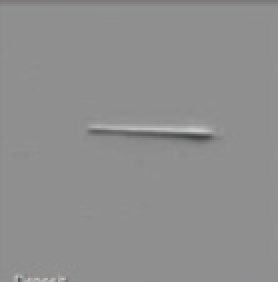
#> input picture practice-2/images/flaw1.png, 139 x 141 px (shown 2 times larger)
$ python flaw_detect-final.py   (older library calls are emulated)
#> lines starting #> are read from the running program, lines starting #| are printed output that depends on the picture; after the words box and inside, x2 and y2 are one past the last pixel; in counts of white or black regions, pixels touching at a corner belong together
import sys
import numpy as np
import cv2 as cv
import time
from copy import deepcopy

# 腐蚀操作可以应用于消除噪声、分割一些独立的图像元素；而膨胀操作可以连接相邻的元素
# 膨胀的目的简单来讲可以理解为以输入的结构体为模板，对原图像中的非零部分的边缘进行扩展(例如填补空洞，形成联通区域)。
# 腐蚀则相反，对非零部分进行收缩(例如去掉小面积噪声)
# 腐蚀是消除物体的所有边界点的一个过程 膨胀是将与某物体接触的所有背景点合并到该物体中
# 膨胀与腐蚀能实现多种多样的功能，主要如下：

# 消除噪声
# 分割(isolate)出独立的图像元素，在图像中连接(join)相邻的元素。
# 寻找图像中的明显的极大值区域或极小值区域
# 求出图像的梯度

# 闭运算
# 在数学形态学中，闭运算被定义为先膨胀后腐蚀。
# 闭运算作用：经常被用来填充前景物体中的小洞，或者前景物体上的小黑点。

# 开运算
# 在数学形态学中，开运算被定义为先腐蚀后膨胀。
# 开运算作用：它被用来去除噪声

# 形态学梯度
# 其实就是一幅图像膨胀与腐蚀的之差。
# 形态学梯度作用：提取前景物体的轮廓。

# 礼帽操作
# 原始图像与进行开运算之后得到的图像的差。
# 形态学礼帽作用：提取图像中的噪声。

# 黑帽
# 进行闭运算之后得到的图像与原始图像的差。
# 形态学黑帽作用：突出噪声与原始图像的交界处，可近似表现出一些轮廓。

# 结构元素（Structure Element），在每个像素位置上与二值图像对应的区域进行特定的逻辑运算。
# 运算结构是输出图像的相应像素。运算效果取决于结构元素大小内容以及逻辑运算性质。
# 结构元素的原点指定了图像中需要处理的像素范围，结构元素中数值为1的点决定结构元素的领域像素进行膨胀或腐蚀操作时是否需要参与计算。
def main():
    cv.namedWindow('res', cv.WINDOW_NORMAL)
    cv.namedWindow('flaw', cv.WINDOW_NORMAL)
    cv.namedWindow('binary', cv.WINDOW_NORMAL)
    cv.namedWindow('gradient', cv.WINDOW_NORMAL)
    cv.namedWindow('op', cv.WINDOW_NORMAL)
    # cv.namedWindow('cnt', cv.WINDOW_NORMAL)
    input_img_path = 'images/flaw1.png'
    image = cv.imread(input_img_path)
#> image is the input picture: shape (141, 139, 3); mean B, G, R 142.5, 142.6, 142.6
    cv.imshow("flaw", image)
    initial_h, initial_w, __ = image.shape
#> initial_h = 141; initial_w = 139

    # kernel = cv.getStructuringElement(cv.MORPH_RECT, (6, 6))  # 矩形结构
    kernel = cv.getStructuringElement(cv.MORPH_ELLIPSE, (6, 6))  # 椭圆结构
    # dilation = cv.dilate(image, kernel)  # 膨胀
    # erosion = cv.erode(image, kernel)  # 腐蚀
    # gradient = cv.subtract(dilation, erosion)  #膨胀 - 腐蚀 = 形态梯度
    gradient = cv.morphologyEx(image, cv.MORPH_GRADIENT, kernel)  # 直接做形态梯度操作
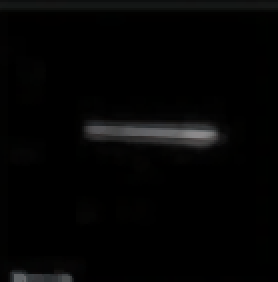
#> gradient: shape (141, 139, 3) (shown 2 times larger); mean B, G, R 4.2, 4.4, 4.3
    cv.imshow("gradient", gradient)
    lit = cv.convertScaleAbs(gradient, alpha=1.8, beta=0)# 对比度增强 线性变换
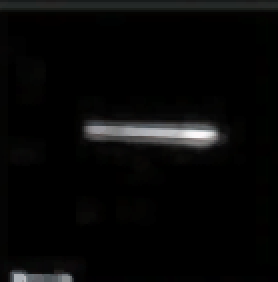
#> lit: shape (141, 139, 3) (shown 2 times larger); mean B, G, R 7.7, 7.9, 7.8

    # 灰度化 二值化
    gray = cv.cvtColor(lit, cv.COLOR_RGB2GRAY)
    binary = cv.threshold(
        gray, 0, 255,  cv.THRESH_OTSU)[1]
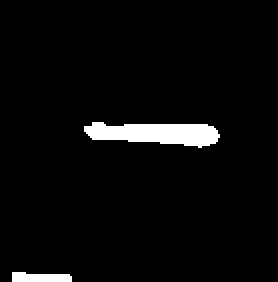
#> binary: shape (141, 139) (shown 2 times larger); 3.7% white; 2 white regions, box (x1, y1, x2, y2) and area: (42, 61, 110, 74) 601, (6, 136, 36, 141) 126
    cv.imshow("binary", binary)

    color_mask = np.array([0, 0, 255], dtype=np.uint8)
    binary_mask = binary.astype(np.bool)
#> binary_mask: shape (141, 139) bool; 3.7% white; 2 white regions
    overlapping = deepcopy(image)
    overlapping[binary_mask] = overlapping[binary_mask] + color_mask * 0.2
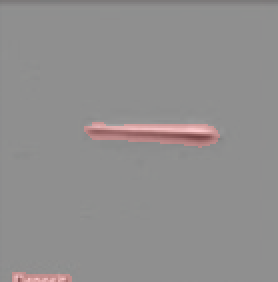
#> overlapping: shape (141, 139, 3) (shown 2 times larger); 3.71% of pixels changed, all inside (x1, y1, x2, y2) = (6, 61, 110, 141)
    cv.imshow("op", overlapping)

    contours, hierarchy = cv.findContours(
        binary, cv.RETR_EXTERNAL, cv.CHAIN_APPROX_SIMPLE)
#> contours = 2 contours; box (x1, y1, x2, y2) and area: (42, 61, 110, 74) 530, (6, 136, 36, 141) 93
    # cv2.RETR_EXTERNAL表示只检测外轮廓
    # cv2.RETR_LIST检测的轮廓不建立等级关系
    # cv2.RETR_CCOMP建立两个等级的轮廓，上面的一层为外边界，里面的一层为内孔的边界信息。如果内孔内还有一个连通物体，这个物体的边界也在顶层。
    # cv2.RETR_TREE建立一个等级树结构的轮廓。
    # 第三个参数method为轮廓的近似办法
    # cv2.CHAIN_APPROX_NONE存储所有的轮廓点，相邻的两个点的像素位置差不超过1，即max（abs（x1-x2），abs（y2-y1））== 1
    # cv2.CHAIN_APPROX_SIMPLE压缩水平方向，垂直方向，对角线方向的元素，只保留该方向的终点坐标，例如一个矩形轮廓只需4个点来保存轮廓信息
    # cv2.CHAIN_APPROX_TC89_L1，CV_CHAIN_APPROX_TC89_KCOS使用teh-Chinl chain 近似算法
    # cv2.findContours()函数返回两个值，一个是轮廓本身，还有一个是每条轮廓对应的属性。

    # mask = np.zeros([image.shape[0], image.shape[1]], dtype=np.uint8)
    # cv.drawContours(mask, [contours[1]], 0, (255, 255, 255), 2)
    # cv.imshow("cnt", mask)

    id = 0
    for cnt in contours:
        area = cv.contourArea(cnt)
        Perimeter = cv.arcLength(cnt,True)
        rect = cv.boundingRect(cnt)  # x,y左上 w,h
        loc = (int(rect[0] + rect[2] / 2), int(rect[1] + rect[3] / 2))
        id = id+1
        overlapping = cv.rectangle(overlapping, (int(rect[0]),int(rect[1])),(int(rect[0]+rect[2]),int(rect[1]+rect[3])), (255,0,0),1)
        print("ID:"+str(id)+" Area:"+str(int(area))+" Perimeter:"+str(int(Perimeter))+" Position:("+str(int(loc[0]))+","+str(int(loc[1]))+")")
#> this loop made 2 passes
#> (area, Perimeter, rect, loc, id) on passes 1 to 2: (93, 64.83, (6, 136, 30, 5), (21, 138), 1), (530, 148.3, (42, 61, 68, 13), (76, 67), 2)
#| ID:1 Area:93 Perimeter:64 Position:(21,138)
#| ID:2 Area:530 Perimeter:148 Position:(76,67)
#> pass 1, in main, `overlapping = cv.rectangle(overlapping, (int(rect[0]),int(rect[1])),(i..`:
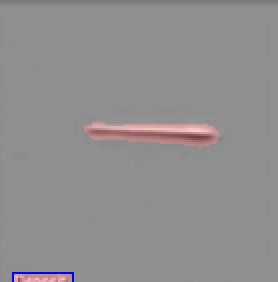
#> overlapping: shape (141, 139, 3) (shown 2 times larger); 0.2% of pixels changed, all inside (x1, y1, x2, y2) = (6, 136, 37, 141)
#> pass 2, in main, `overlapping = cv.rectangle(overlapping, (int(rect[0]),int(rect[1])),(i..`:
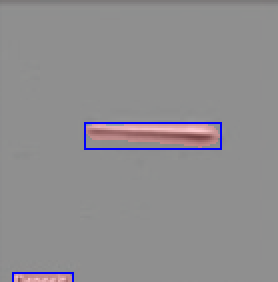
#> overlapping: shape (141, 139, 3) (shown 2 times larger); 0.83% of pixels changed, all inside (x1, y1, x2, y2) = (42, 61, 111, 75)
#> after the loop, id = 2
    cv.imshow("res", overlapping)

    cv.waitKey(0)


if __name__ == '__main__':
    main()

$ run again, with practice-2/images/flaw2.png copied over practice-2/images/flaw1.png
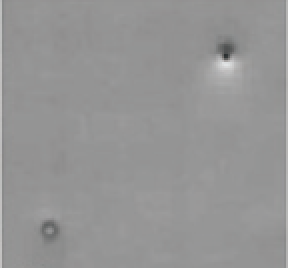
#> input picture practice-2/images/flaw2.png, 144 x 134 px (shown 2 times larger)
#> in main, image is the input picture: shape (134, 144, 3); mean B, G, R 148.9, 148.9, 149.1
#> in main, `binary = cv.threshold( gray, 0, 255,  cv.THRESH_OTSU)[1]`:
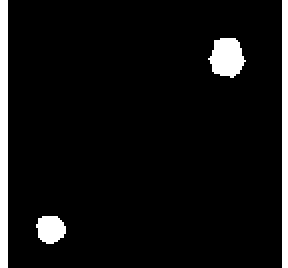
#> binary: shape (134, 144) (shown 2 times larger); 7.1% white; 4 white regions, box (x1, y1, x2, y2) and area: (0, 0, 4, 134) 536, (141, 0, 144, 134) 402, (104, 19, 123, 39) 271, (18, 108, 33, 122) 163
#> binary_mask: shape (134, 144) bool; 7.1% white; 4 white regions
#> contours = 4 contours; box (x1, y1, x2, y2) and area: (0, 0, 4, 134) 399, (141, 0, 144, 134) 266, (104, 19, 123, 39) 242, (18, 108, 33, 122) 142
#> the loop in main, `for cnt in contours:` made 4 passes
#> (area, Perimeter, rect, loc) on passes 1 to 2: (142, 45.8, (18, 108, 15, 14), (25, 115)), (242.5, 62.87, (104, 19, 19, 20), (113, 29))
#> (printed output is left out)
#> after the loop in main, `for cnt in contours:`:
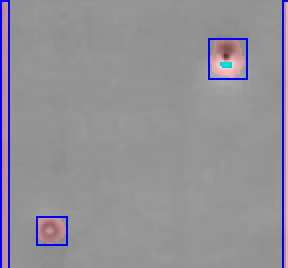
#> overlapping: shape (134, 144, 3) (shown 2 times larger); mean B, G, R 151.6, 144.5, 147.2
#> after the loop in main, `for cnt in contours:`: id = 4
